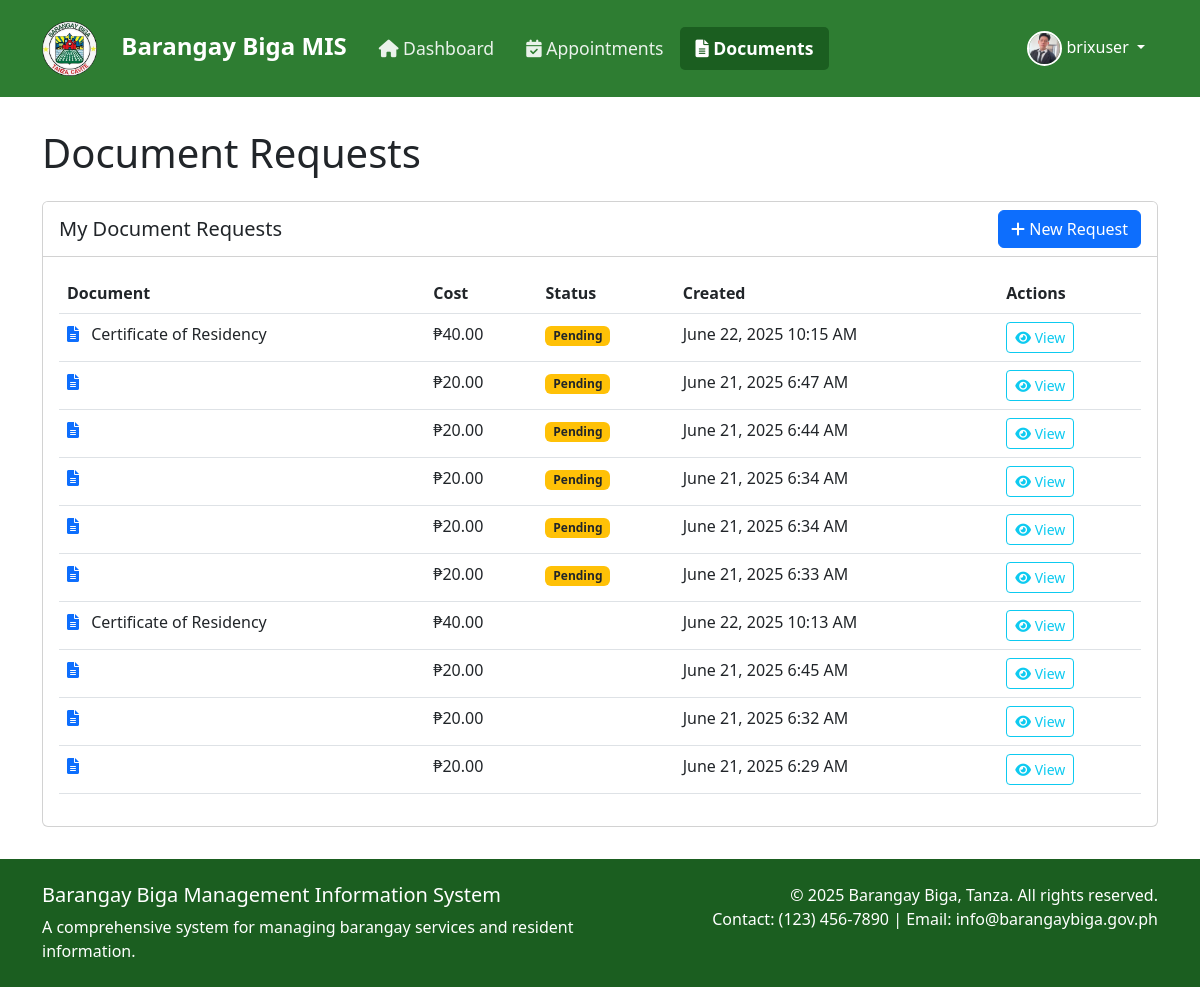
/resident/documents.php (signed in), run on the app's committed database.
### tables this page shows
CREATE TABLE `users` (
  `user_id` int(11) NOT NULL,
  `username` varchar(50) NOT NULL,
  `password` varchar(255) NOT NULL,
  `email` varchar(100) NOT NULL,
  `role` enum('admin','resident') NOT NULL,
  `is_senior_citizen` tinyint(1) DEFAULT 0,
  `is_active` tinyint(1) DEFAULT 1,
  `profile_picture` varchar(255) DEFAULT NULL,
  `last_login` timestamp NULL DEFAULT NULL,
  `failed_login_attempts` int(11) DEFAULT 0,
  `created_at` timestamp NOT NULL DEFAULT current_timestamp(),
  `updated_at` timestamp NOT NULL DEFAULT current_timestamp() ON UPDATE current_timestamp(),
  `reset_code` varchar(6) DEFAULT NULL,
  `reset_code_expires` datetime DEFAULT NULL
);

CREATE TABLE `document_requests` (
  `request_id` int(11) NOT NULL,
  `user_id` int(11) NOT NULL,
  `document_type` enum('Barangay Clearance','Certificate of Residency','Certificate of Indigency','Barangay ID','Certificate of House Ownership','Construction Clearance','Business Clearance','Endorsement Letter for Business','Barangay Blotter') NOT NULL,
  `purpose` text NOT NULL,
  `status` enum('pending','in_progress','for_pickup','completed','cancelled') DEFAULT 'pending',
  `cost` decimal(10,2) DEFAULT 0.00,
  `payment_status` enum('unpaid','paid','partial') DEFAULT 'unpaid',
  `payment_date` datetime DEFAULT NULL,
  `validity_period` int(11) DEFAULT NULL,
  `pickup_instructions` text DEFAULT NULL,
  `created_at` timestamp NOT NULL DEFAULT current_timestamp(),
  `updated_at` timestamp NOT NULL DEFAULT current_timestamp() ON UPDATE current_timestamp()
);

### includes/auth.php (called while the page is built, shortened)
<?php
function is_logged_in() {
    return isset($_SESSION['user_id']);
}
function is_admin() {
    return isset($_SESSION['role']) && $_SESSION['role'] === 'admin';
}
function get_current_user_id() {
    return $_SESSION['user_id'] ?? null;
}
function get_current_user_role() {
    return $_SESSION['role'] ?? null;
}
?>

### resident/documents.php (the view, shortened to what this page needs)
<?php
$page_title = 'Document Requests';
require_once '../includes/header.php';
require_once '../includes/functions.php';
$user_id = get_current_user_id();
$action = $_GET['action'] ?? 'list';
try {
    if ($action === 'list') {
        $stmt = $conn->prepare("
            SELECT * FROM document_requests
            WHERE user_id = ?
            ORDER BY
                CASE
                    WHEN status = 'pending' THEN 1
                    WHEN status = 'processing' THEN 2
                    WHEN status = 'ready' THEN 3
                    WHEN status = 'completed' THEN 4
                    ELSE 5
                END,
                created_at DESC
        ");
        $stmt->bind_param("i", $user_id);
        $stmt->execute();
        $documents = $stmt->get_result()->fetch_all(MYSQLI_ASSOC);
    }
} catch (Exception $e) {
    error_log("Document List Error: " . $e->getMessage());
    $error = "An error occurred while loading document requests.";
}
?>
<?php if ($action === 'new'): ?>
    <div class="alert alert-info" style="background: #e3f7fc;">
        <strong><i class="fas fa-info-circle"></i> Important Information</strong>
        <ul class="mb-0">
            <li>Document processing typically takes 1-2 business days.</li>
            <li>Senior citizens are eligible for a 20% discount on document fees.</li>
            <li>Payment is required upon pickup.</li>
            <li>Please bring a valid ID when claiming your document.</li>
        </ul>
    </div>
    <div class="card">
        <div class="card-header bg-white">
            <h5 class="card-title mb-0">Request New Document</h5>
        </div>
        <div class="card-body">
            <form method="POST" action="?action=new" class="needs-validation" novalidate>
                <div class="row">
                    <div class="col-md-6 mb-3">
                        <label for="document_type" class="form-label">Document Type</label>
                        <select class="form-select" id="document_type" name="document_type" required>
                            <option value="" disabled selected>Select document type...</option>
                            <?php
                                $document_types = get_document_types();
                                foreach ($document_types as $type):
                            ?>
                                <option value="<?php echo htmlspecialchars($type); ?>"><?php echo htmlspecialchars($type); ?></option>
                            <?php endforeach; ?>
                        </select>
                        <div class="invalid-feedback">Please select a document type.</div>
                    </div>
                    <div class="col-md-12 mb-3">
                        <label for="purpose" class="form-label">Purpose of Request</label>
                        <textarea class="form-control" id="purpose" name="purpose" rows="3"
                                  placeholder="E.g., for employment, for school application, for financial assistance, etc." required></textarea>
                        <div class="invalid-feedback">Please provide the purpose of your request.</div>
                    </div>
                    <div class="col-md-12 mb-3">
                        <label for="pickup_instructions" class="form-label">Special Instructions (Optional)</label>
                        <textarea class="form-control" id="pickup_instructions" name="pickup_instructions" rows="2"
                                  placeholder="E.g., 'Please call me when it is ready for pickup.'"></textarea>
                    </div>
                </div>
                <div class="d-flex justify-content-end gap-2">
                    <a href="?action=list" class="btn btn-outline-secondary">Cancel</a>
                    <button type="submit" class="btn btn-primary">Submit Request</button>
                </div>
            </form>
        </div>
    </div>
<?php else: ?>
    <div class="card">
        <div class="card-header bg-white d-flex justify-content-between align-items-center">
            <h5 class="card-title mb-0">My Document Requests</h5>
            <a href="?action=new" class="btn btn-primary">
                <i class="fas fa-plus"></i> New Request
            </a>
        </div>
        <div class="card-body">
            <?php if (empty($documents)): ?>
                <p class="text-muted mb-0">No document requests found.</p>
            <?php else: ?>
                <div class="table-responsive">
                    <table class="table table-hover">
                        <thead>
                            <tr>
                                <th>Document</th>
                                <th>Cost</th>
                                <th>Status</th>
                                <th>Created</th>
                                <th>Actions</th>
                            </tr>
                        </thead>
                        <tbody>
                            <?php foreach ($documents as $document): ?>
                                <tr>
                                    <td>
                                        <i class="fas fa-file-alt me-2 text-primary"></i>
                                        <?php echo htmlspecialchars($document['document_type']); ?>
                                    </td>
                                    <td><?php echo format_currency($document['cost']); ?></td>
                                    <td><?php echo get_status_badge($document['status']); ?></td>
                                    <td><?php echo format_datetime($document['created_at']); ?></td>
                                    <td>
                                        <button type="button" class="btn btn-sm btn-outline-info"
                                                data-bs-toggle="modal"
                                                data-bs-target="#viewModal<?php echo $document['request_id']; ?>">
                                            <i class="fas fa-eye"></i> View
                                        </button>
                                    </td>
                                </tr>
                            <?php endforeach; ?>
                        </tbody>
                    </table>
                </div>
            <?php endif; ?>
        </div>
    </div>
<?php endif; ?>
<?php require_once '../includes/footer.php'; ?>

### includes/header.php (shortened to what this page needs)
<?php
require_once __DIR__ . '/auth.php';
$current_page = basename($_SERVER['PHP_SELF']);
$user_role = get_current_user_role();
$is_admin = is_admin();
$profile_picture = '/capstone2/images/profiledefault.png';
if (is_logged_in()) {
    $user_id = $_SESSION['user_id'];
    $stmt = $conn->prepare("SELECT profile_picture FROM users WHERE user_id = ?");
    $stmt->bind_param("i", $user_id);
    $stmt->execute();
    $result = $stmt->get_result();
    if ($row = $result->fetch_assoc()) {
        if (!empty($row['profile_picture']) && $row['profile_picture'] !== 'NULL') {
            $profile_picture = $row['profile_picture'];
        }
    }
}
?>
<!DOCTYPE html>
<html lang="en">
<head>
    <link href="https://cdn.jsdelivr.net/npm/bootstrap@5.3.0/dist/css/bootstrap.min.css" rel="stylesheet">
    <link href="https://cdnjs.cloudflare.com/ajax/libs/font-awesome/6.0.0/css/all.min.css" rel="stylesheet">
</head>
<body>
    <nav class="navbar navbar-expand-lg navbar-dark">
        <div class="container">
            <a class="navbar-brand" href="/capstone2/index.php">
                <img src="/capstone2/images/R.png" alt="Barangay Biga Logo" height="55" style="margin-right:18px;" class="logo">
                Barangay Biga MIS
            </a>
            <div class="collapse navbar-collapse" id="navbarNav">
                <?php if (is_logged_in()): ?>
                    <ul class="navbar-nav me-auto">
                        <li class="nav-item">
                            <a class="nav-link <?php echo $current_page === 'dashboard.php' ? 'active' : ''; ?>"
                               href="/capstone2/<?php echo $user_role; ?>/dashboard.php">
                                <i class="fas fa-home"></i> Dashboard
                            </a>
                        </li>
                        <?php if ($is_admin): ?>
                            <li class="nav-item">
                                <a class="nav-link <?php echo $current_page === 'services.php' ? 'active' : ''; ?>"
                                   href="/capstone2/admin/services.php">
                                    <i class="fas fa-file-alt"></i> Services
                                </a>
                            </li>
                        <?php else: ?>
                            <li class="nav-item">
                                <a class="nav-link <?php echo $current_page === 'appointments.php' ? 'active' : ''; ?>"
                                   href="/capstone2/resident/appointments.php">
                                    <i class="fas fa-calendar-check"></i> Appointments
                                </a>
                            </li>
                            <li class="nav-item">
                                <a class="nav-link <?php echo $current_page === 'documents.php' ? 'active' : ''; ?>"
                                   href="/capstone2/resident/documents.php">
                                    <i class="fas fa-file-alt"></i> Documents
                                </a>
                            </li>
                        <?php endif; ?>
                    </ul>
                    <div class="user-menu">
                        <div class="dropdown">
                            <button class="btn btn-link dropdown-toggle text-white text-decoration-none" type="button"
                                    id="userMenu" data-bs-toggle="dropdown" aria-expanded="false">
                                <img src="<?php echo htmlspecialchars($profile_picture); ?>"
                                     alt="Profile Picture">
                                <?php echo htmlspecialchars($_SESSION['username']); ?>
                            </button>
                        </div>
                    </div>
                <?php endif; ?>
            </div>
        </div>
    </nav>
    <div class="main-content">
        <div class="container">
            <?php if (isset($page_title)): ?>
                <h1 class="mb-4"><?php echo htmlspecialchars($page_title); ?></h1>
            <?php endif; ?>

### includes/functions.php (shortened to what this page needs)
<?php
function format_datetime($datetime, $format = 'F j, Y g:i A') {
    return date($format, strtotime($datetime));
}
function format_currency($amount) {
    return '₱' . number_format($amount, 2);
}
function get_status_badge($status) {
    $status_lower = strtolower($status);
    $badge_class = 'bg-secondary';
    switch ($status_lower) {
        case 'pending':
            $badge_class = 'bg-warning text-dark';
            break;
    }
    return '<span class="badge ' . $badge_class . '">' . htmlspecialchars(ucfirst($status)) . '</span>';
}

### includes/header.php (style rules this page uses)
:root { --primary-color: #2E7D32; --primary-light: #4CAF50; --primary-dark: #1B5E20; }
body { font-size: 16px; min-height: 100vh; display: flex; flex-direction: column; }
.navbar { background-color: var(--primary-color); padding: 1rem; }
.navbar-brand { color: white !important; font-size: 1.5rem; font-weight: 600; }
.nav-link { color: rgba(255, 255, 255, 0.9) !important; font-size: 1.1rem; padding: 0.5rem 1rem !important; transition: color 0.3s ease; }
.nav-link.active { color: white !important; font-weight: 600; background-color: var(--primary-dark); border-radius: 5px; }
.user-menu { color: white; display: flex; align-items: center; gap: 10px; }
.user-menu img { width: 35px; height: 35px; border-radius: 50%; object-fit: cover; border: 2px solid white; }
.main-content { flex: 1; padding: 2rem 0; }

### data on the page
users: profile_picture (picture)
document_requests: document_type "Certificate of Residency", cost "₱40.00", status "Pending", created_at "June 22, 2025 10:15 AM"
document_requests: cost "₱20.00", status "Pending", created_at "June 21, 2025 6:47 AM"
document_requests: cost "₱20.00", status "Pending", created_at "June 21, 2025 6:44 AM"
document_requests: cost "₱20.00", status "Pending", created_at "June 21, 2025 6:34 AM"
document_requests: cost "₱20.00", status "Pending", created_at "June 21, 2025 6:34 AM"
document_requests: cost "₱20.00", status "Pending", created_at "June 21, 2025 6:33 AM"
document_requests: document_type "Certificate of Residency", cost "₱40.00", created_at "June 22, 2025 10:13 AM"
document_requests: cost "₱20.00", created_at "June 21, 2025 6:45 AM"
document_requests: cost "₱20.00", created_at "June 21, 2025 6:32 AM"
document_requests: cost "₱20.00", created_at "June 21, 2025 6:29 AM"

### other printed values
$_SESSION['username'] "brixuser"
$page_title "Document Requests"
